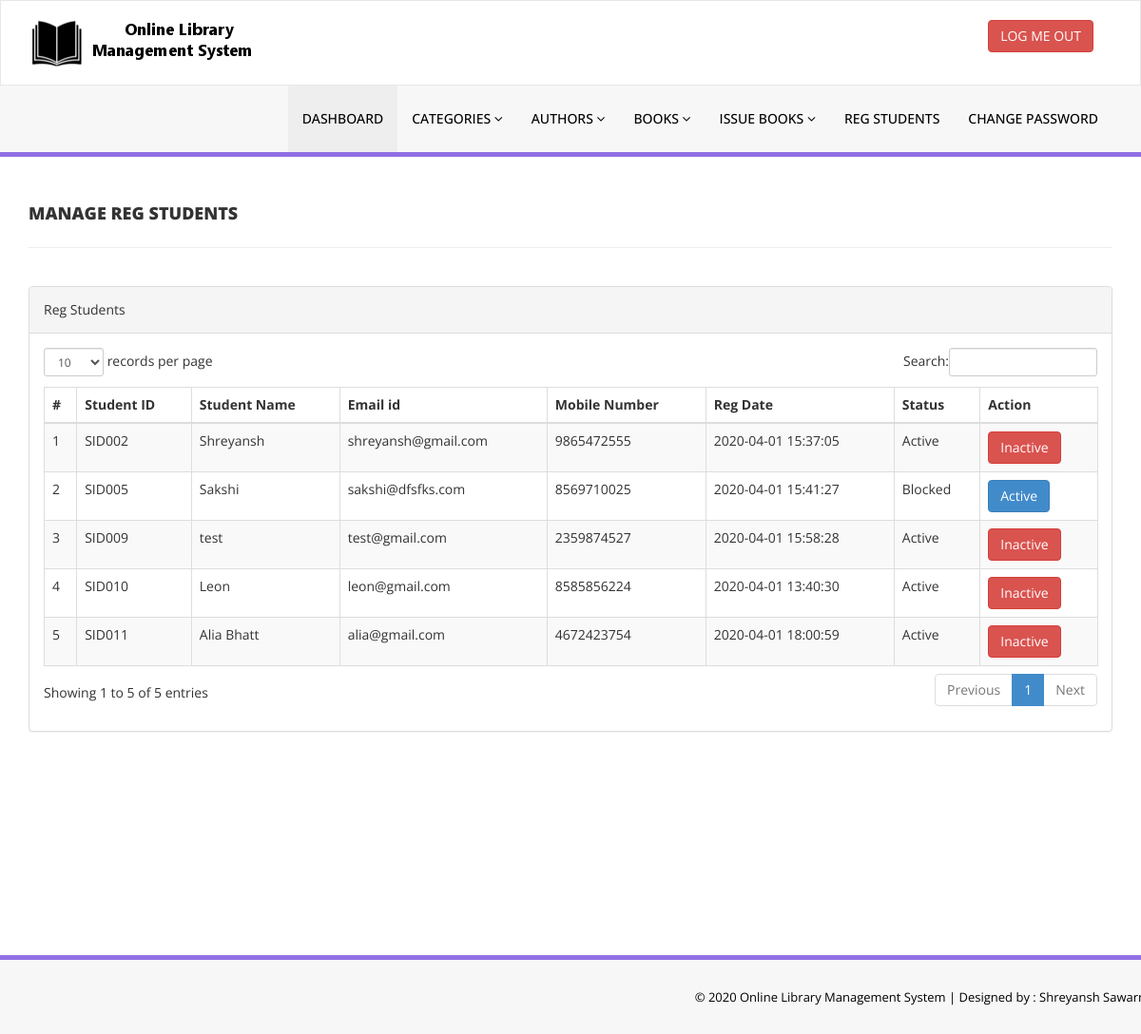
Screenshot of /library/admin/reg-students.php (signed in) with the database file from the repository.
### tables this page shows
CREATE TABLE `tblstudents` (
  `id` int(11) NOT NULL,
  `StudentId` varchar(100) DEFAULT NULL,
  `FullName` varchar(120) DEFAULT NULL,
  `EmailId` varchar(120) DEFAULT NULL,
  `MobileNumber` char(11) DEFAULT NULL,
  `Password` varchar(120) DEFAULT NULL,
  `Status` int(1) DEFAULT NULL,
  `RegDate` timestamp NULL DEFAULT CURRENT_TIMESTAMP,
  `UpdationDate` timestamp NULL DEFAULT NULL ON UPDATE CURRENT_TIMESTAMP
);

### library/admin/reg-students.php (the view, shortened to what this page needs)
<?php
include('includes/config.php');
if(strlen($_SESSION['alogin'])==0)
    {
header('location:index.php');
}
else{
    ?>
<!DOCTYPE html>
<html xmlns="http://www.w3.org/1999/xhtml">
<head>
    <link href="assets/css/bootstrap.css" rel="stylesheet" />
    <link href="assets/css/font-awesome.css" rel="stylesheet" />
    <link href="assets/js/dataTables/dataTables.bootstrap.css" rel="stylesheet" />
    <link href="assets/css/style.css" rel="stylesheet" />
</head>
<body>
<?php include('includes/header.php');?>
    <div class="content-wrapper">
         <div class="container">
        <div class="row pad-botm">
            <div class="col-md-12">
                <h4 class="header-line">Manage Reg Students</h4>
    </div>
        </div>
            <div class="row">
                <div class="col-md-12">
                    <div class="panel panel-default">
                        <div class="panel-heading">
                          Reg Students
                        </div>
                        <div class="panel-body">
                            <div class="table-responsive">
                                <table class="table table-striped table-bordered table-hover" id="dataTables-example">
                                    <thead>
                                        <tr>
                                            <th>#</th>
                                            <th>Student ID</th>
                                            <th>Student Name</th>
                                            <th>Email id </th>
                                            <th>Mobile Number</th>
                                            <th>Reg Date</th>
                                            <th>Status</th>
                                            <th>Action</th>
                                        </tr>
                                    </thead>
                                    <tbody>
<?php $sql = "SELECT * from tblstudents";
$query = $dbh -> prepare($sql);
$query->execute();
$results=$query->fetchAll(PDO::FETCH_OBJ);
$cnt=1;
if($query->rowCount() > 0)
{
foreach($results as $result)
{               ?>
                                        <tr class="odd gradeX">
                                            <td class="center"><?php echo htmlentities($cnt);?></td>
                                            <td class="center"><?php echo htmlentities($result->StudentId);?></td>
                                            <td class="center"><?php echo htmlentities($result->FullName);?></td>
                                            <td class="center"><?php echo htmlentities($result->EmailId);?></td>
                                            <td class="center"><?php echo htmlentities($result->MobileNumber);?></td>
                                             <td class="center"><?php echo htmlentities($result->RegDate);?></td>
                                            <td class="center"><?php if($result->Status==1)
                                            {
                                                echo htmlentities("Active");
                                            } else {
                                            echo htmlentities("Blocked");
}
                                            ?></td>
                                            <td class="center">
<?php if($result->Status==1)
 {?>
<a href="reg-students.php?inid=<?php echo htmlentities($result->id);?>" onclick="return confirm('Are you sure you want to block this student?');"" >  <button class="btn btn-danger"> Inactive</button>
<?php } else {?>
                                            <a href="reg-students.php?id=<?php echo htmlentities($result->id);?>" onclick="return confirm('Are you sure you want to active this student?');""><button class="btn btn-primary"> Active</button>
                                            <?php } ?>
                                            </td>
                                        </tr>
 <?php $cnt=$cnt+1;}} ?>
                                    </tbody>
                                </table>
                            </div>
                        </div>
                    </div>
                </div>
            </div>
    </div>
    </div>
  <?php include('includes/footer.php');?>
</body>
</html>
<?php } ?>

### library/admin/assets/css/style.css (style rules this page uses)
.content-wrapper { margin-top: 40px; min-height:800px; padding-bottom:90px; }
.header-line { font-weight:900; padding-bottom:25px; border-bottom:1px solid #eeeeee; text-transform:uppercase; }
.pad-botm { padding-bottom:30px; }

### rows the page displays
tblstudents: StudentId "SID002", FullName "Shreyansh", EmailId "shreyansh@gmail.com", MobileNumber "9865472555", RegDate "2020-04-01 15:37:05"
tblstudents: StudentId "SID005", FullName "Sakshi", EmailId "sakshi@dfsfks.com", MobileNumber "8569710025", RegDate "2020-04-01 15:41:27"
tblstudents: StudentId "SID009", FullName "test", EmailId "test@gmail.com", MobileNumber "2359874527", RegDate "2020-04-01 15:58:28"
tblstudents: StudentId "SID010", FullName "Leon", EmailId "leon@gmail.com", MobileNumber "8585856224", RegDate "2020-04-01 13:40:30"
tblstudents: StudentId "SID011", FullName "Alia Bhatt", EmailId "alia@gmail.com", MobileNumber "4672423754", RegDate "2020-04-01 18:00:59"
